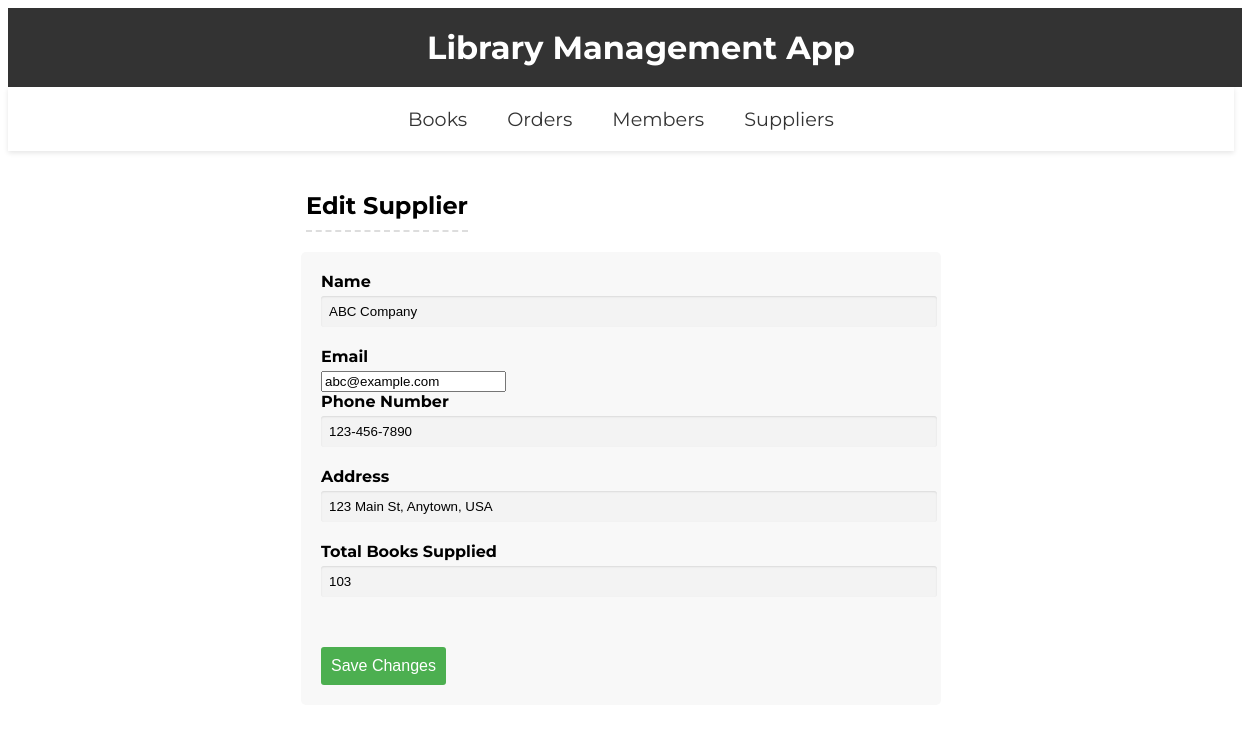
Screenshot of /editSupplier/1/ with the database file from the repository.
### tables this page shows
CREATE TABLE suppliers (
    id INTEGER PRIMARY KEY AUTOINCREMENT,
    name TEXT NOT NULL,
    email TEXT NOT NULL,
    phone_number TEXT NOT NULL,
    address TEXT NOT NULL,
    num_books_supplied INTEGER NOT NULL
);

### main.py (the view, shortened to what this page needs)
@app.route('/editSupplier/<int:id>/', methods=('GET', 'POST'))
def editSupplier(id):
  supplier = get_supplier(id)
  return render_template('editSupplier.html', supplier=supplier)

### main.py (called while the page is built)
def get_db_connection():
  conn = sqlite3.connect('database.db')
  conn.row_factory = sqlite3.Row
  return conn

def get_supplier(supplier_id):
  conn = get_db_connection()
  supplier = conn.execute('SELECT * FROM suppliers WHERE id = ?',
                          (supplier_id, )).fetchone()
  conn.close()
  if supplier is None:
    abort(404)
  return supplier

### templates/editSupplier.html
{% extends 'base.html' %}
{% block content %}
  <h2 class="add-or-edit">Edit Supplier</h2>
  <form method="POST">
    <label for="name">Name</label>
    <input type="text" id="name" name="name" value="{{ supplier['name'] }}" required>
    <label for="email">Email</label>
    <input type="email" id="email" name="email" value="{{ supplier['email'] }}" required>
    <label for="phone_number">Phone Number</label>
    <input type="text" id="phone_number" name="phone_number" value="{{ supplier['phone_number'] }}" required>
    <label for="address">Address</label>
    <input type="text" id="address" name="address" value="{{ supplier['address'] }}" required>
    <label for="num_books_supplied">Total Books Supplied</label>
    <input type="number" id="num_books_supplied" name="num_books_supplied" value="{{ supplier['num_books_supplied'] }}" required>
    <button type="submit" class="btn btn-primary">Save Changes</button>
  </form>
{% endblock %}

### static/style.css (style rules this page uses)
body { font-family: 'Montserrat', sans-serif; }
.add-or-edit { margin-left:15%; padding-bottom:10px; display:inline-block; border-bottom: 2px dashed #ddd; }
form { max-width: 600px; margin: 0 auto; padding: 20px; border-radius: 5px; background-color: #f8f8f8; }
label { display: block; margin-bottom: 5px; font-weight: bold; }
input[type="text"], input[type="number"], textarea { width: 100%; padding: 8px; border: none; border-radius: 3px; box-shadow: inset 0 1px 2px rgba(0,0,0,0.1); background-color: #f3f3f3; margin-bottom: 20px; }
button[type="submit"] { background-color: #4CAF50; color: white; border: none; border-radius: 3px; padding: 10px; cursor: pointer; font-size: 16px; margin-top:30px; }

### rows the page displays
suppliers: name "ABC Company", email "abc@example.com", phone_number "123-456-7890", address "123 Main St, Anytown, USA", num_books_supplied "103"
